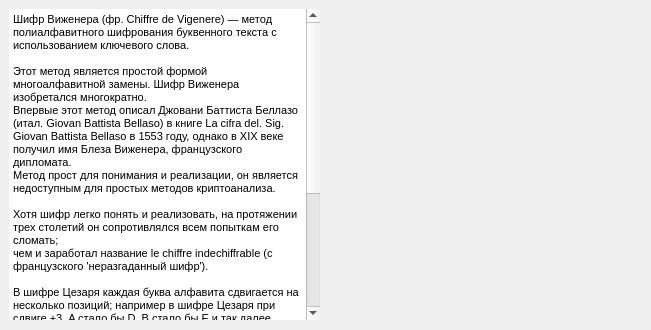
<?xml version="1.0" encoding="UTF-8"?>
<ui version="4.0">
 <class>SecondWindow</class>
 <widget class="QDialog" name="SecondWindow">
  <property name="geometry">
   <rect>
    <x>0</x>
    <y>0</y>
    <width>651</width>
    <height>330</height>
   </rect>
  </property>
  <property name="windowTitle">
   <string>Information</string>
  </property>
  <widget class="QTextBrowser" name="Description">
   <property name="geometry">
    <rect>
     <x>9</x>
     <y>9</y>
     <width>311</width>
     <height>311</height>
    </rect>
   </property>
   <property name="frameShape">
    <enum>QFrame::NoFrame</enum>
   </property>
   <property name="html">
    <string>&lt;!DOCTYPE HTML PUBLIC &quot;-//W3C//DTD HTML 4.0//EN&quot; &quot;http://www.w3.org/TR/REC-html40/strict.dtd&quot;&gt;
&lt;html&gt;&lt;head&gt;&lt;meta name=&quot;qrichtext&quot; content=&quot;1&quot; /&gt;&lt;style type=&quot;text/css&quot;&gt;
p, li { white-space: pre-wrap; }
&lt;/style&gt;&lt;/head&gt;&lt;body style=&quot; font-family:'MS Shell Dlg 2'; font-size:8.25pt; font-weight:400; font-style:normal;&quot;&gt;
&lt;p style=&quot; margin-top:0px; margin-bottom:0px; margin-left:0px; margin-right:0px; -qt-block-indent:0; text-indent:0px;&quot;&gt;Шифр Виженера (фр. Chiffre de Vigenere) — метод полиалфавитного шифрования буквенного текста с использованием ключевого слова.&lt;/p&gt;
&lt;p style=&quot;-qt-paragraph-type:empty; margin-top:0px; margin-bottom:0px; margin-left:0px; margin-right:0px; -qt-block-indent:0; text-indent:0px;&quot;&gt;&lt;br /&gt;&lt;/p&gt;
&lt;p style=&quot; margin-top:0px; margin-bottom:0px; margin-left:0px; margin-right:0px; -qt-block-indent:0; text-indent:0px;&quot;&gt;Этот метод является простой формой многоалфавитной замены. Шифр Виженера изобретался многократно.&lt;/p&gt;
&lt;p style=&quot; margin-top:0px; margin-bottom:0px; margin-left:0px; margin-right:0px; -qt-block-indent:0; text-indent:0px;&quot;&gt;Впервые этот метод описал Джовани Баттиста Беллазо (итал. Giovan Battista Bellaso) в книге La cifra del. Sig.&lt;/p&gt;
&lt;p style=&quot; margin-top:0px; margin-bottom:0px; margin-left:0px; margin-right:0px; -qt-block-indent:0; text-indent:0px;&quot;&gt;Giovan Battista Bellasо в 1553 году, однако в XIX веке получил имя Блеза Виженера, французского дипломата. &lt;/p&gt;
&lt;p style=&quot; margin-top:0px; margin-bottom:0px; margin-left:0px; margin-right:0px; -qt-block-indent:0; text-indent:0px;&quot;&gt;Метод прост для понимания и реализации, он является недоступным для простых методов криптоанализа.&lt;/p&gt;
&lt;p style=&quot;-qt-paragraph-type:empty; margin-top:0px; margin-bottom:0px; margin-left:0px; margin-right:0px; -qt-block-indent:0; text-indent:0px;&quot;&gt;&lt;br /&gt;&lt;/p&gt;
&lt;p style=&quot; margin-top:0px; margin-bottom:0px; margin-left:0px; margin-right:0px; -qt-block-indent:0; text-indent:0px;&quot;&gt;Хотя шифр легко понять и реализовать, на протяжении трех столетий он сопротивлялся всем попыткам его сломать; &lt;/p&gt;
&lt;p style=&quot; margin-top:0px; margin-bottom:0px; margin-left:0px; margin-right:0px; -qt-block-indent:0; text-indent:0px;&quot;&gt;чем и заработал название le chiffre indechiffrable (с французского 'неразгаданный шифр').&lt;/p&gt;
&lt;p style=&quot;-qt-paragraph-type:empty; margin-top:0px; margin-bottom:0px; margin-left:0px; margin-right:0px; -qt-block-indent:0; text-indent:0px;&quot;&gt;&lt;br /&gt;&lt;/p&gt;
&lt;p style=&quot; margin-top:0px; margin-bottom:0px; margin-left:0px; margin-right:0px; -qt-block-indent:0; text-indent:0px;&quot;&gt;В шифре Цезаря каждая буква алфавита сдвигается на несколько позиций; например в шифре Цезаря при сдвиге +3, A стало бы D, B стало бы E и так далее. &lt;/p&gt;
&lt;p style=&quot; margin-top:0px; margin-bottom:0px; margin-left:0px; margin-right:0px; -qt-block-indent:0; text-indent:0px;&quot;&gt;Шифр Виженера состоит из последовательности нескольких шифров Цезаря с различными значениями сдвига. &lt;/p&gt;
&lt;p style=&quot; margin-top:0px; margin-bottom:0px; margin-left:0px; margin-right:0px; -qt-block-indent:0; text-indent:0px;&quot;&gt;Для зашифровывания может использоваться таблица алфавитов, называемая tabula recta или квадрат (таблица) Виженера. &lt;/p&gt;
&lt;p style=&quot; margin-top:0px; margin-bottom:0px; margin-left:0px; margin-right:0px; -qt-block-indent:0; text-indent:0px;&quot;&gt;Применительно к латинскому алфавиту таблица Виженера составляется из строк по 26 символов, причём каждая следующая строка сдвигается на несколько позиций.&lt;/p&gt;
&lt;p style=&quot; margin-top:0px; margin-bottom:0px; margin-left:0px; margin-right:0px; -qt-block-indent:0; text-indent:0px;&quot;&gt;Таким образом, в таблице получается 26 различных шифров Цезаря. &lt;/p&gt;
&lt;p style=&quot; margin-top:0px; margin-bottom:0px; margin-left:0px; margin-right:0px; -qt-block-indent:0; text-indent:0px;&quot;&gt;На каждом этапе шифрования используются различные алфавиты, выбираемые в зависимости от символа ключевого слова.&lt;/p&gt;&lt;/body&gt;&lt;/html&gt;</string>
   </property>
  </widget>
  <widget class="QLabel" name="Image">
   <property name="geometry">
    <rect>
     <x>330</x>
     <y>10</y>
     <width>311</width>
     <height>311</height>
    </rect>
   </property>
   <property name="text">
    <string/>
   </property>
   <property name="pixmap">
    <pixmap resource="res.qrc">:/Resources/Table.png</pixmap>
   </property>
  </widget>
 </widget>
 <resources>
  <include location="res.qrc"/>
 </resources>
 <connections/>
</ui>
